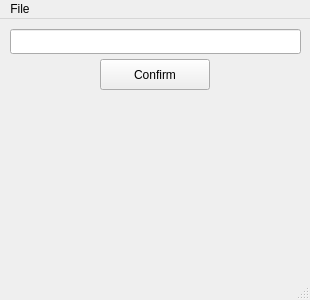
<?xml version="1.0" encoding="UTF-8"?>
<ui version="4.0">
 <class>MainWindow</class>
 <widget class="QMainWindow" name="MainWindow">
  <property name="geometry">
   <rect>
    <x>0</x>
    <y>0</y>
    <width>310</width>
    <height>300</height>
   </rect>
  </property>
  <property name="windowTitle">
   <string>MainWindow</string>
  </property>
  <widget class="QWidget" name="centralwidget">
   <widget class="QLineEdit" name="lineEdit">
    <property name="geometry">
     <rect>
      <x>10</x>
      <y>10</y>
      <width>291</width>
      <height>25</height>
     </rect>
    </property>
   </widget>
   <widget class="QPushButton" name="pushButton">
    <property name="geometry">
     <rect>
      <x>100</x>
      <y>40</y>
      <width>110</width>
      <height>31</height>
     </rect>
    </property>
    <property name="text">
     <string>Confirm</string>
    </property>
   </widget>
   <widget class="QLabel" name="label">
    <property name="geometry">
     <rect>
      <x>10</x>
      <y>80</y>
      <width>291</width>
      <height>171</height>
     </rect>
    </property>
    <property name="font">
     <font>
      <pointsize>12</pointsize>
      <weight>50</weight>
      <bold>false</bold>
     </font>
    </property>
    <property name="text">
     <string/>
    </property>
    <property name="alignment">
     <set>Qt::AlignCenter</set>
    </property>
   </widget>
  </widget>
  <widget class="QMenuBar" name="menubar">
   <property name="geometry">
    <rect>
     <x>0</x>
     <y>0</y>
     <width>310</width>
     <height>21</height>
    </rect>
   </property>
   <widget class="QMenu" name="menuFile">
    <property name="title">
     <string>File</string>
    </property>
    <addaction name="actionExit"/>
   </widget>
   <addaction name="menuFile"/>
  </widget>
  <widget class="QStatusBar" name="statusbar"/>
  <action name="actionExit">
   <property name="text">
    <string>Exit</string>
   </property>
  </action>
 </widget>
 <resources/>
 <connections/>
</ui>
